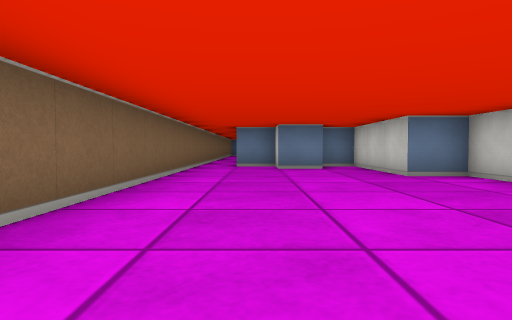
View 1 (above)

13 first-person views from a walk through a cub3D maze. The camera is about half as high as the walls, tilts 2° down and sees 75° across. The floor is counted in squares. Each view is taken from the middle of a square. On the plan, view 1 faces up. The plan holds only what a view shows up to about 9 squares ahead; the rest is blank.

View 2
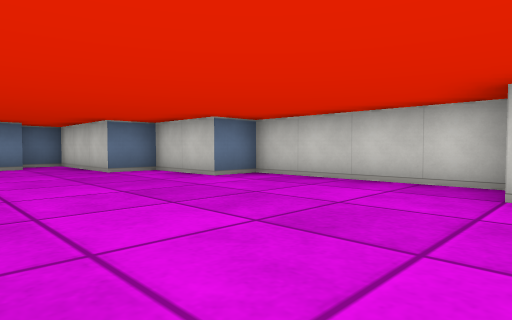

View 3
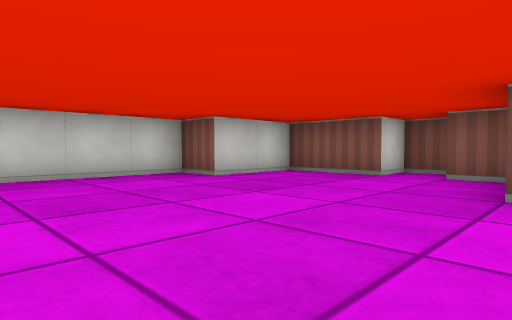

View 4
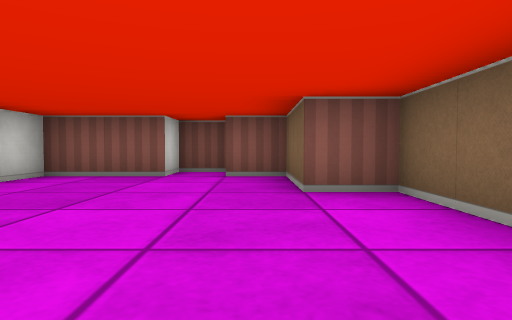

View 5
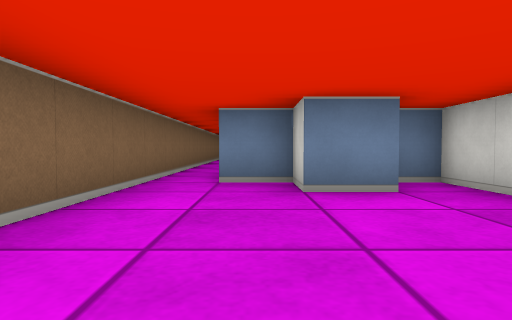

View 6
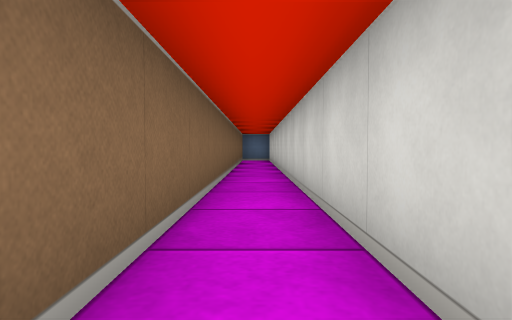

View 7
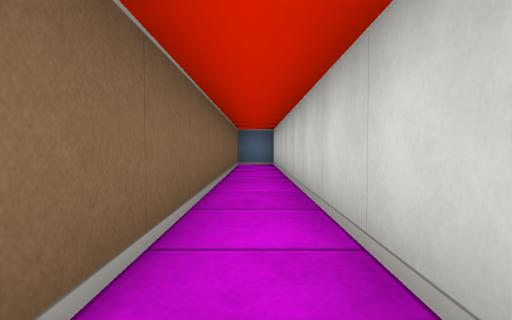

View 8
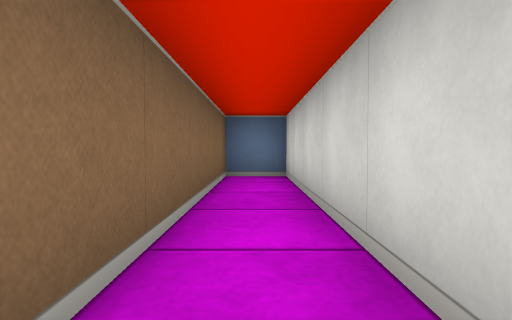

View 9
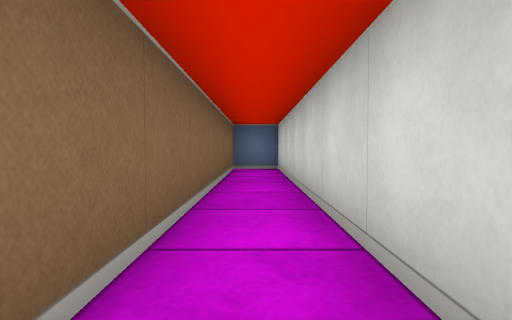

View 10
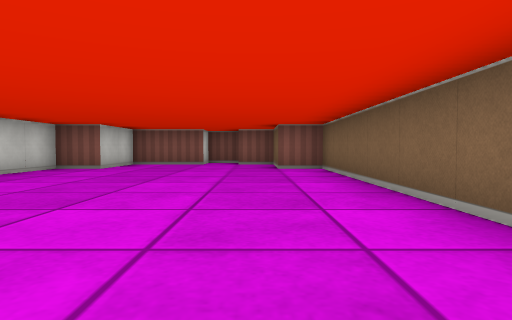

View 11
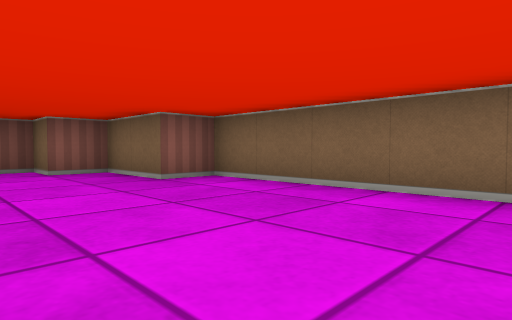

View 12
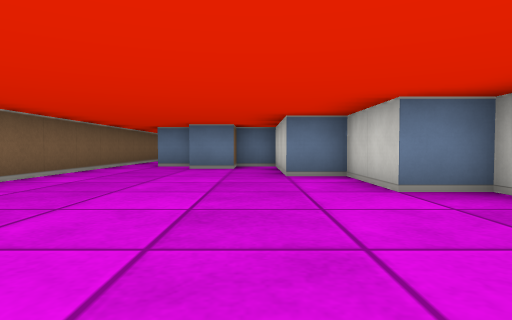

View 13
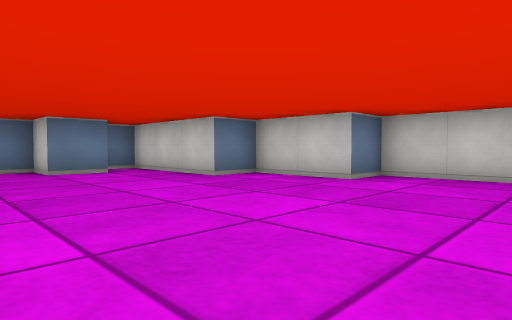

### Floor plan
Points are (right, up) in squares from view 1. A wall is a line through its corners. A room is listed if a view was taken in it or the views show most of it. See-through windows are left out.
Room 1 (views 1, 2, 3, 4, 5, 6, 7, 8, 9, 10, 11, 12, 13)
walls: (2.5, 5.5) (2.5, 8.5) (1.5, 8.5) (1.5, 7.5) (0.5, 7.5) (0.5, 8.5) (-0.5, 8.5) (-0.5, 20.5) (-1.5, 20.5) (-1.5, -0.5) (-0.5, -0.5) (-0.5, -2.5) (0.5, -2.5) (0.5, -3.5) (1.5, -3.5) (1.5, -2.5) (3.5, -2.5) (3.5, -0.5) (4.5, -0.5) (4.5, 3.5) (3.5, 3.5) (3.5, 5.5) (2.5, 5.5)

Where each view was taken, in squares from view 1:
view 1: 0 up, 0 right, facing up
view 2: 1 down, 0 right, facing up-right
view 3: 3 up, 1 left, facing down-right
view 4: 3 up, 0 right, facing down
view 5: 4 up, 0 right, facing up
view 6: 8 up, 1 left, facing up
view 7: 11 up, 1 left, facing up
view 8: 15 up, 1 left, facing up
view 9: 13 up, 1 left, facing up
view 10: 7 up, 0 right, facing down
view 11: 4 up, 2 right, facing down-left
view 12: 0 up, 2 right, facing up
view 13: 1 up, 1 left, facing up-right
